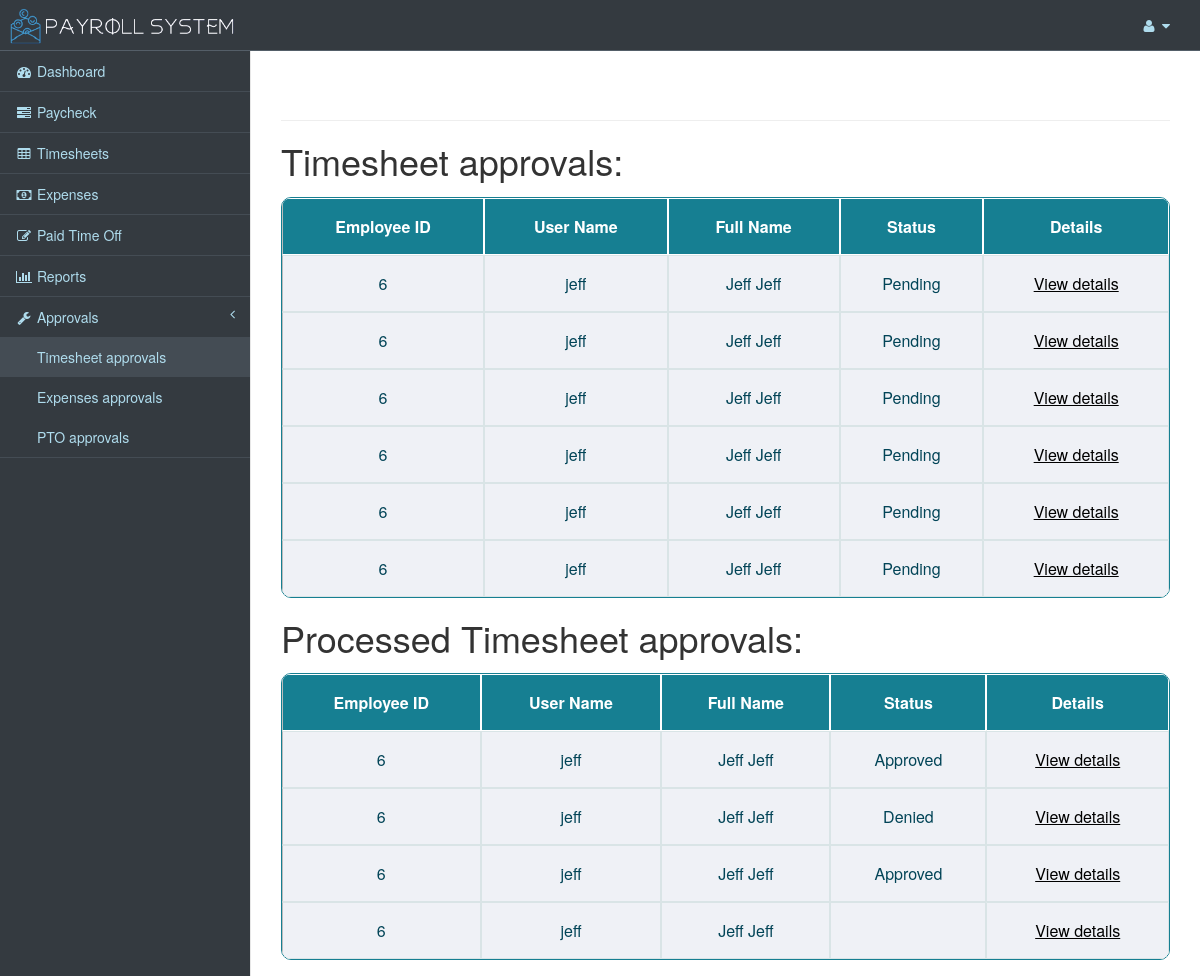
The page /timesheet-approvals/ (signed in) on the database its author committed.
### payrollapp/models.py (models this page shows, shortened)
class TimeSheetApprovals(models.Model):
    time_sheet_approvals_id = models.AutoField(primary_key=True)
    date_submitted = models.DateField(auto_now=True)
    status = models.CharField(max_length=10, choices=STATUS_CHOICE, default="Pending")
    user_id = models.ForeignKey(User, on_delete=models.CASCADE, null=True)
    def get_all_entries_by_submission(self):
        id = self.time_sheet_approvals_id
        results = TimeSheetEntry.objects.filter(time_sheet_approvals_id=id)
        return results
    def get_total_hours(self):
        all_entries = self.get_all_entries_by_submission()
        total_hours = all_entries.aggregate(Sum('number_hours')).get('number_hours__sum')
        return total_hours

### payrollapp/views.py (the view, shortened to what this page needs)
# urls.py: url(r'timesheet-approvals/$', views.approve_time_sheet, name='timesheet-approvals'),
def approve_time_sheet(request):
    if request.user.is_authenticated and check_user_group(request.user, "Manager"):
        pending_time_sheets = TimeSheetApprovals.objects.filter(status="Pending")
        processed_time_sheets = TimeSheetApprovals.objects.exclude(status="Pending")
        time_sheet_approvals = TimeSheetApprovals.objects.all()
        context = {
            'time_sheet_approvals': time_sheet_approvals,
            'pending_time_sheets': pending_time_sheets,
            'processed_time_sheets': processed_time_sheets
        }
        return render(request, 'approvalstimesheets.html', context)
    else:
        return redirect(login_user)

### payrollapp/context_processors.py (called while the page is built)
def user_meta_data_processor(request):
    user_meta_data = None
    if request.user.is_authenticated:
        username = request.user
        user_meta_data = UserMetaData.objects.get(user_id__username__exact=username)
    return {'user_meta_data': user_meta_data}

### payrollapp/views.py (called while the page is built)
def check_user_group(user, group_name):
    if user.groups.filter(name=group_name).exists():
        return True
    return False

### payrollapp/templates/approvalstimesheets.html (shortened to what this page needs)
{% extends 'layout-manager.html' %}
{% block stylesblock %}
<link rel='stylesheet prefetch' href='https://s3-us-west-2.amazonaws.com/s.cdpn.io/176621/mk-datepicker.css'>
<link rel="stylesheet" href="https://cdnjs.cloudflare.com/ajax/libs/normalize/5.0.0/normalize.min.css">
{% load static %}
<link href="{% static 'css/paycheck.css' %}" rel="stylesheet">
<link href="{% static 'css/mk-ui.css' %}" rel="stylesheet">
{% endblock %}
{% block page-wrapper %}
<div id="page-wrapper" style="min-height:100%; padding-top:100px">
    <div class="container-fluid">
        <div class="row">
            <div>
                <hr>
                <h1>Timesheet approvals:</h1>
                <table class="responstable">
                    <tr>
                        <th>Employee ID</th>
                        <th>User Name</th>
                        <th>Full Name</th>
                        <th>Status</th>
                        <th>Details</th>
                    </tr>
                    {% for time_sheet in pending_time_sheets %}
                    <tr>
                        <td>{{ time_sheet.user_id.id }}</td>
                        <td>{{ time_sheet.user_id.username}}</td>
                        <td>{{ time_sheet.user_id.first_name }} {{ time_sheet.user_id.last_name }}</td>
                        <td>{{ time_sheet.status }}</td>
                        <td><a style="color: rgb(0,0,0);" href="#" data-toggle="modal"
                               data-target="#{{time_sheet.time_sheet_approvals_id}}"><u>View
                            details</u>
                        </a>
                        </td>
                    </tr>
                    {% empty %}
                    <h2> No pending time sheets to display for approval. </h2>
                    {% endfor %}
                </table>
                <h1>Processed Timesheet approvals:</h1>
                <table class="responstable">
                    <tr>
                        <th>Employee ID</th>
                        <th>User Name</th>
                        <th>Full Name</th>
                        <th>Status</th>
                        <th>Details</th>
                    </tr>
                    {% for time_sheet in processed_time_sheets %}
                    <tr>
                        <td>{{ time_sheet.user_id.id }}</td>
                        <td>{{ time_sheet.user_id.username}}</td>
                        <td>{{ time_sheet.user_id.first_name }} {{ time_sheet.user_id.last_name }}</td>
                        <td>{{ time_sheet.status }}</td>
                        <td><a style="color: rgb(0,0,0);" href="#" data-toggle="modal"
                               data-target="#{{time_sheet.time_sheet_approvals_id}}processed"><u>View
                            details</u>
                        </a>
                        </td>
                    </tr>
                    {% empty %}
                    <h2> No time sheets to display. </h2>
                    {% endfor %}
                </table>
            </div>
            {% endblock %}
            {% block scriptsblock %}
            {% load static %}
            {% endblock %}

### payrollapp/static/css/sb-admin-2.css (style rules this page uses)
body { background-color: #f8f8f8; }
#page-wrapper { padding: 0 15px; min-height: 100%; background-color: white; }
@media (min-width: 768px) { #page-wrapper { position: inherit; margin: 0 0 0 250px; padding: 0 30px; border-left: 1px solid #e7e7e7; } }

### payrollapp/static/css/paycheck.css (style rules this page uses)
.responstable { margin: 1em 0; width: 100%; overflow: hidden; background: #FFF; color: #024457; border-radius: 10px; border: 1px solid #167F92; }
.responstable tr { border: 1px solid #D9E4E6; }
.responstable tr:nth-child(odd) { background-color: #EAF3F3; }
.responstable th { display: none; border: 1px solid #FFF; background-color: #167F92; color: #FFF; padding: 1em; }
.responstable th:first-child { display: table-cell; text-align: center; }
.responstable th:nth-child(2) { display: table-cell; }
.responstable th:nth-child(2):after { content: attr(data-th); }
@media (min-width: 480px) { .responstable th:nth-child(2):after { display: none; } }
.responstable td { display: block; word-wrap: break-word; max-width: 7em; }
.responstable td:first-child { display: table-cell; text-align: center; border-right: 1px solid #D9E4E6; }
@media (min-width: 480px) { .responstable td { border: 1px solid #D9E4E6; } }
.responstable th, .responstable td { text-align: center; margin: .5em 1em; }
@media (min-width: 480px) { .responstable th, .responstable td { display: table-cell; padding: 1em; } }
table { border-collapse: separate; border-spacing: 0; }
table tr th, table tr td { border-right: 1px solid #bbb; border-bottom: 1px solid #bbb; box-shadow: 2px 2px 1px #e5dfcc; }
table tr th:first-child, table tr td:first-child { border-left: 1px solid #bbb; }
table tr th { border-top: 1px solid #bbb; }
table tr:first-child th:first-child { border-top-left-radius: 6px; }
table tr:first-child th:last-child { border-top-right-radius: 6px; }
table tr:last-child td:first-child { border-bottom-left-radius: 6px; }
table tr:last-child td:last-child { border-bottom-right-radius: 6px; }
table th, td { padding: 8px 20px; }
table th { background: #E5E6EB; color: #111; }
table td { background: #EFF1F6; }

### rows shown on the page
TimeSheetApprovals: user_id.id "6", user_id.username "jeff", user_id.first_name "Jeff", user_id.last_name "Jeff", status "Pending"
TimeSheetApprovals: user_id.id "6", user_id.username "jeff", user_id.first_name "Jeff", user_id.last_name "Jeff", status "Pending"
TimeSheetApprovals: user_id.id "6", user_id.username "jeff", user_id.first_name "Jeff", user_id.last_name "Jeff", status "Pending"
TimeSheetApprovals: user_id.id "6", user_id.username "jeff", user_id.first_name "Jeff", user_id.last_name "Jeff", status "Pending"
TimeSheetApprovals: user_id.id "6", user_id.username "jeff", user_id.first_name "Jeff", user_id.last_name "Jeff", status "Pending"
TimeSheetApprovals: user_id.id "6", user_id.username "jeff", user_id.first_name "Jeff", user_id.last_name "Jeff", status "Pending"
TimeSheetApprovals: user_id.id "6", user_id.username "jeff", user_id.first_name "Jeff", user_id.last_name "Jeff", status "Approved"
TimeSheetApprovals: user_id.id "6", user_id.username "jeff", user_id.first_name "Jeff", user_id.last_name "Jeff", status "Denied"
TimeSheetApprovals: user_id.id "6", user_id.username "jeff", user_id.first_name "Jeff", user_id.last_name "Jeff", status "Approved"
TimeSheetApprovals: user_id.id "6", user_id.username "jeff", user_id.first_name "Jeff", user_id.last_name "Jeff"
